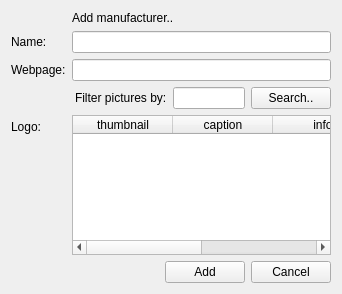
<?xml version="1.0" encoding="UTF-8"?>
<ui version="4.0">
 <class>manufacturer_add_form</class>
 <widget class="QWidget" name="manufacturer_add_form">
  <property name="geometry">
   <rect>
    <x>0</x>
    <y>0</y>
    <width>342</width>
    <height>294</height>
   </rect>
  </property>
  <property name="windowTitle">
   <string>Add manufacturer</string>
  </property>
  <layout class="QFormLayout" name="formLayout">
   <property name="fieldGrowthPolicy">
    <enum>QFormLayout::AllNonFixedFieldsGrow</enum>
   </property>
   <item row="1" column="0">
    <widget class="QLabel" name="label_name">
     <property name="text">
      <string>Name:</string>
     </property>
     <property name="buddy">
      <cstring>name</cstring>
     </property>
    </widget>
   </item>
   <item row="1" column="1">
    <widget class="QLineEdit" name="name">
     <property name="initialFocus" stdset="0">
      <bool>true</bool>
     </property>
    </widget>
   </item>
   <item row="2" column="0">
    <widget class="QLabel" name="label_description">
     <property name="text">
      <string>Webpage:</string>
     </property>
     <property name="buddy">
      <cstring>webPage</cstring>
     </property>
    </widget>
   </item>
   <item row="2" column="1">
    <widget class="QLineEdit" name="webPage"/>
   </item>
   <item row="3" column="1">
    <layout class="QHBoxLayout" name="horizontalLayout_3">
     <item>
      <spacer name="horizontalSpacer_2">
       <property name="orientation">
        <enum>Qt::Horizontal</enum>
       </property>
       <property name="sizeHint" stdset="0">
        <size>
         <width>40</width>
         <height>20</height>
        </size>
       </property>
      </spacer>
     </item>
     <item>
      <widget class="QLabel" name="label_2">
       <property name="text">
        <string>Filter pictures by:</string>
       </property>
      </widget>
     </item>
     <item>
      <widget class="QLineEdit" name="search"/>
     </item>
     <item>
      <widget class="QPushButton" name="searchButton">
       <property name="text">
        <string>Search..</string>
       </property>
       <property name="global.searchState" stdset="0">
        <string notr="true">{search.state}</string>
       </property>
       <property name="action" stdset="0">
        <string notr="true">picture.reload</string>
       </property>
      </widget>
     </item>
    </layout>
   </item>
   <item row="4" column="0">
    <widget class="QLabel" name="label_picture">
     <property name="text">
      <string>Logo:</string>
     </property>
     <property name="buddy">
      <cstring>picture</cstring>
     </property>
    </widget>
   </item>
   <item row="4" column="1">
    <widget class="QTableWidget" name="picture">
     <property name="horizontalScrollBarPolicy">
      <enum>Qt::ScrollBarAsNeeded</enum>
     </property>
     <property name="alternatingRowColors">
      <bool>true</bool>
     </property>
     <property name="selectionMode">
      <enum>QAbstractItemView::SingleSelection</enum>
     </property>
     <property name="selectionBehavior">
      <enum>QAbstractItemView::SelectRows</enum>
     </property>
     <property name="showGrid">
      <bool>true</bool>
     </property>
     <property name="gridStyle">
      <enum>Qt::DotLine</enum>
     </property>
     <property name="sortingEnabled">
      <bool>true</bool>
     </property>
     <property name="doctype" stdset="0">
      <string notr="true">PictureListRequest.simpleform</string>
     </property>
     <property name="rootelement" stdset="0">
      <string notr="true">picture</string>
     </property>
     <property name="search" stdset="0">
      <string notr="true">{search.text}</string>
     </property>
     <property name="action" stdset="0">
      <string notr="true">read</string>
     </property>
     <attribute name="horizontalHeaderShowSortIndicator" stdset="0">
      <bool>true</bool>
     </attribute>
     <attribute name="verticalHeaderStretchLastSection">
      <bool>false</bool>
     </attribute>
     <column>
      <property name="text">
       <string>thumbnail</string>
      </property>
     </column>
     <column>
      <property name="text">
       <string>caption</string>
      </property>
     </column>
     <column>
      <property name="text">
       <string>info</string>
      </property>
     </column>
     <column>
      <property name="text">
       <string>tags</string>
      </property>
     </column>
    </widget>
   </item>
   <item row="5" column="1">
    <layout class="QHBoxLayout" name="horizontalLayout">
     <item>
      <spacer name="horizontalSpacer">
       <property name="orientation">
        <enum>Qt::Horizontal</enum>
       </property>
       <property name="sizeHint" stdset="0">
        <size>
         <width>40</width>
         <height>20</height>
        </size>
       </property>
      </spacer>
     </item>
     <item>
      <widget class="QPushButton" name="add">
       <property name="text">
        <string>Add</string>
       </property>
       <property name="rootelement" stdset="0">
        <string notr="true">manufacturer</string>
       </property>
       <property name="doctype" stdset="0">
        <string notr="true">Manufacturer.simpleform</string>
       </property>
       <property name="action" stdset="0">
        <string notr="true">create</string>
       </property>
       <property name="form" stdset="0">
        <string notr="true">manufacturers</string>
       </property>
      </widget>
     </item>
     <item>
      <widget class="QPushButton" name="cancel">
       <property name="text">
        <string>Cancel</string>
       </property>
       <property name="form" stdset="0">
        <string notr="true">manufacturers</string>
       </property>
      </widget>
     </item>
    </layout>
   </item>
   <item row="0" column="0">
    <widget class="QLabel" name="label">
     <property name="text">
      <string/>
     </property>
     <property name="pixmap">
      <pixmap resource="../qtclient.qrc">:/images/building_add.png</pixmap>
     </property>
    </widget>
   </item>
   <item row="0" column="1">
    <widget class="QLabel" name="label_3">
     <property name="text">
      <string>Add manufacturer..</string>
     </property>
    </widget>
   </item>
  </layout>
 </widget>
 <tabstops>
  <tabstop>name</tabstop>
  <tabstop>webPage</tabstop>
  <tabstop>search</tabstop>
  <tabstop>searchButton</tabstop>
  <tabstop>picture</tabstop>
  <tabstop>add</tabstop>
  <tabstop>cancel</tabstop>
 </tabstops>
 <resources>
  <include location="../qtclient.qrc"/>
  <include location="./qtclient.qrc"/>
 </resources>
 <connections>
  <connection>
   <sender>search</sender>
   <signal>returnPressed()</signal>
   <receiver>searchButton</receiver>
   <slot>click()</slot>
   <hints>
    <hint type="sourcelabel">
     <x>250</x>
     <y>121</y>
    </hint>
    <hint type="destinationlabel">
     <x>331</x>
     <y>123</y>
    </hint>
   </hints>
  </connection>
 </connections>
</ui>
